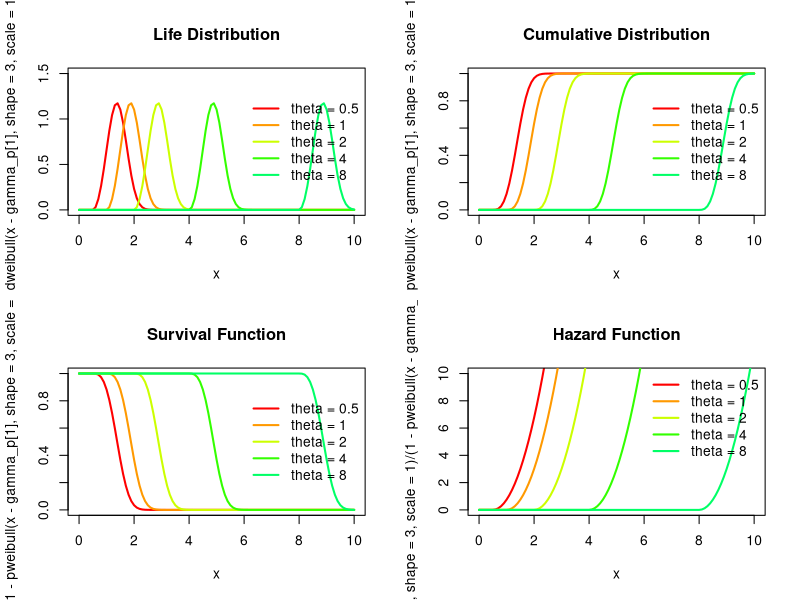

Write the R code that produced this figure.
##### Weibull Distribution with 3 parameters
### parameter: alpha
gamma_p = c(0.5, 1, 2, 4, 8)	# location

### Input Variable
x <- seq(0, 10, length.out = 101)

color = rainbow(10)
par(mfrow = c(2, 2))


### Life Distribution
plot(x, dweibull(x-gamma_p[1], shape=3, scale=1), xlim=c(0, 10), ylim=c(0, 1.5), col=color[1], lwd=2, type = 'l', main="Life Distribution")
for (i in 2:5)	{	lines(x, dweibull(x-gamma_p[i], shape=3, scale=1), col=color[i], lwd=2);	}
legend('right', bty = 'n', lwd=2, col=color[1:5], legend = c('theta = 0.5', 'theta = 1', 'theta = 2', 'theta = 4', 'theta = 8'))

### Cumulative Distribution
plot(x, pweibull(x-gamma_p[1], shape=3, scale=1), xlim=c(0, 10), ylim=c(0, 1), col=color[1], lwd=2, type = 'l', main="Cumulative Distribution")
for (i in 2:5)	{	lines(x, pweibull(x-gamma_p[i], shape=3, scale=1), col=color[i], lwd=2);	}
legend('right', bty = 'n', lwd=2, col=color[1:5], legend = c('theta = 0.5', 'theta = 1', 'theta = 2', 'theta = 4', 'theta = 8'))

### Survival Function
plot(x, 1-pweibull(x-gamma_p[1], shape=3, scale=1), xlim=c(0, 10), ylim=c(0, 1), col=color[1], lwd=2, type = 'l', main="Survival Function")
for (i in 2:5)	{	lines(x, 1-pweibull(x-gamma_p[i], shape=3, scale=1), col=color[i], lwd=2);	}
legend('right', bty = 'n', lwd=2, col=color[1:5], legend = c('theta = 0.5', 'theta = 1', 'theta = 2', 'theta = 4', 'theta = 8'))

### Hazard Function
plot(x, dweibull(x-gamma_p[1], shape=3, scale=1)/(1-pweibull(x-gamma_p[1], shape=3, scale=1)), xlim=c(0, 10), ylim=c(0, 10), col=color[1], lwd=2, type = 'l', main="Hazard Function")
for (i in 2:5) {	lines(x, dweibull(x-gamma_p[i], shape=3, scale=1)/(1-pweibull(x-gamma_p[i], shape=3, scale=1)), col=color[i], lwd=2);	}
legend('topright', bty = 'n', lwd=2, col=color[1:5], legend = c('theta = 0.5', 'theta = 1', 'theta = 2', 'theta = 4', 'theta = 8'))